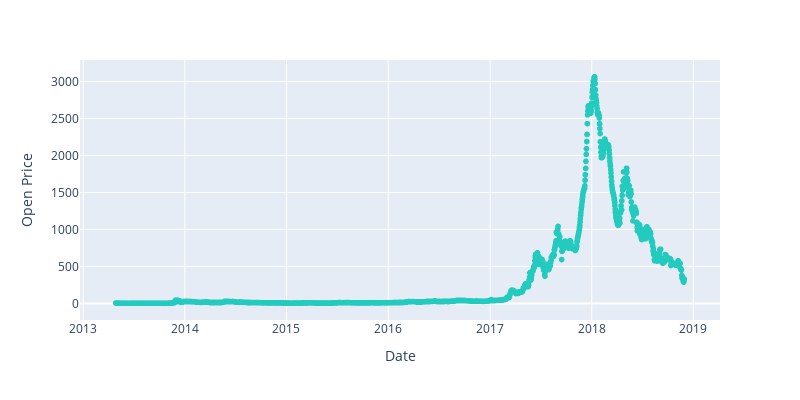

Notebook code cell kept with this figure:
### Code cell
fig = px.scatter(dfo2, x =dfo2.index, y = dfo2['open'],
                  height = 400, width = 800,color_discrete_sequence=['#23CBBF'])
fig.update_layout(xaxis_title = 'Date', yaxis_title='Open Price')

fig.show()

### Figure 1 — Plotly figure (JSON) as saved in the notebook; plotly's stock layout.template omitted (floating-point values rounded to 4 significant figures; data arrays with more than 128 entries replaced by an {"elided": "..."} marker saying what was removed)
{"data": [{"hovertemplate": "date=%{x}<br>open=%{y}<extra></extra>", "legendgroup": "", "marker": {"color": "#23CBBF", "symbol": "circle"}, "mode": "markers", "name": "", "showlegend": false, "type": "scattergl", "x": {"elided": "2042 str values"}, "xaxis": "x", "y": {"elided": "2042 float values"}, "yaxis": "y"}], "layout": {"height": 400, "legend": {"tracegroupgap": 0}, "margin": {"t": 60}, "width": 800, "xaxis": {"anchor": "y", "domain": [0, 1], "title": {"text": "Date"}}, "yaxis": {"anchor": "x", "domain": [0, 1], "title": {"text": "Open Price"}}}}
